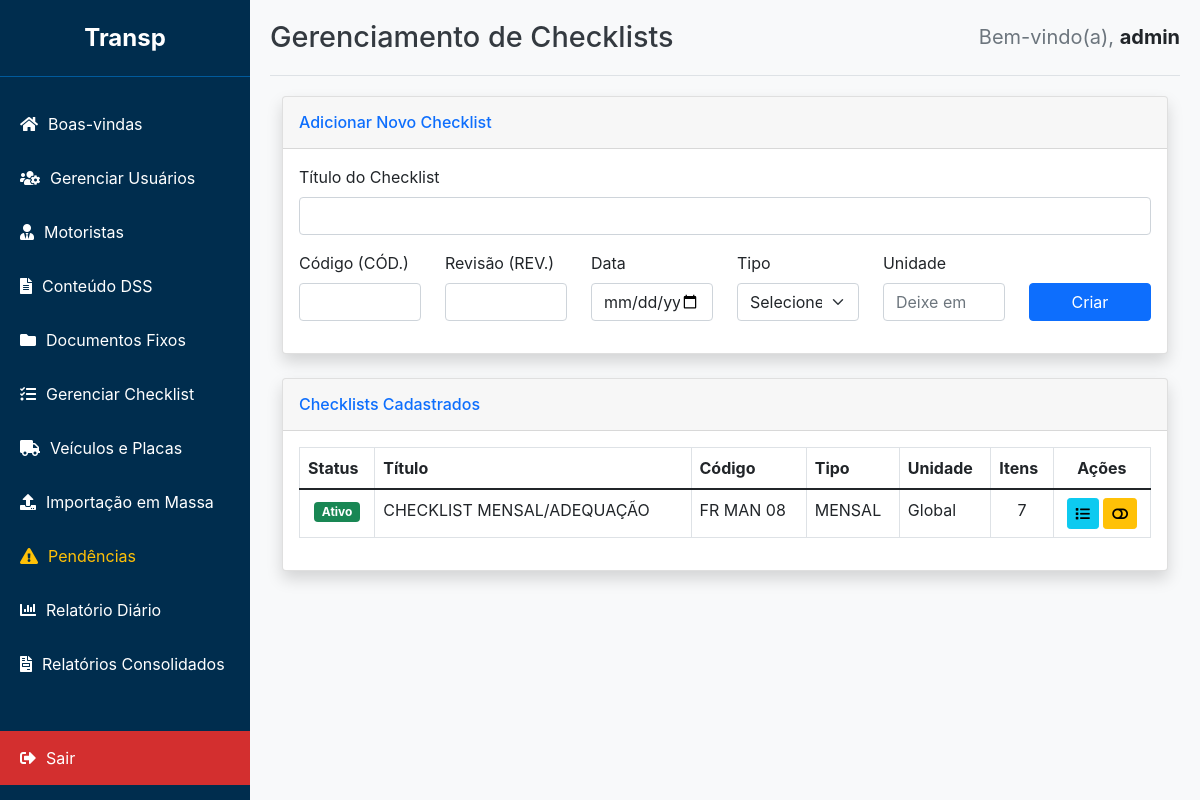
The page /admin/checklists (signed in) on the database its author committed.
### app/models.py (models this page shows)
class Checklist(db.Model):
    id = db.Column(db.Integer, primary_key=True)
    titulo = db.Column(db.String(200), nullable=False)
    unidade = db.Column(db.String(100), nullable=True)
    tipo = db.Column(db.String(50), nullable=False)
    codigo = db.Column(db.String(50), nullable=False)
    revisao = db.Column(db.String(20), nullable=False)
    data = db.Column(db.Date, nullable=False)
    ativo = db.Column(db.Boolean, default=True, nullable=False)
    itens = db.relationship('ChecklistItem', backref='checklist', lazy='dynamic', cascade="all, delete-orphan")
    preenchimentos = db.relationship('ChecklistPreenchido', backref='checklist', lazy=True, cascade="all, delete-orphan")

### app/routes.py (the view)
@admin_bp.route('/checklists')
@login_required()
def checklists():
    user_role = session.get('role')
    user_unidade = session.get('unidade')
    query = Checklist.query
    if user_role != 'admin':
        query = query.filter(or_(
            Checklist.unidade == user_unidade,
            Checklist.unidade == None  # Permite ver checklists globais
        ))
    lista_checklists = query.order_by(Checklist.ativo.desc(), Checklist.codigo).all()
    unidades_disponiveis = []
    if user_role == 'admin':
        unidades_disponiveis = db.session.query(Motorista.unidade).distinct().all()
        unidades_disponiveis = sorted([u[0] for u in unidades_disponiveis if u[0]])
    return render_template(
        'checklists.html',
        checklists=lista_checklists,
        unidades_disponiveis=unidades_disponiveis
    )

### app/routes.py (called while the page is built)
def login_required(required_role=["admin", "master", "comum"]):
    def decorator(f):
        @wraps(f)
        def decorated_function(*args, **kwargs):
            if 'user_id' not in session:
                flash('Por favor, faça login para acessar esta página.', 'warning')
                return redirect(url_for('admin.login'))
            user_role = session.get('role')
            if user_role not in required_role:
                flash('Você não tem permissão para acessar esta página.', 'danger')
                return redirect(url_for('admin.dashboard'))
            return f(*args, **kwargs)
        return decorated_function
    return decorator

### app/templates/checklists.html (shortened to what this page needs)
{% extends "base_adm.html" %}
{% block header %}Gerenciamento de Checklists{% endblock %}
{% block content %}
<div class="container-fluid">
    <div class="card shadow mb-4">
        <div class="card-header py-3">
            <h6 class="m-0 font-weight-bold text-primary">Adicionar Novo Checklist</h6>
        </div>
        <div class="card-body">
            <form action="{{ url_for('admin.add_checklist') }}" method="POST">
                <div class="row">
                    <div class="col-md-12 mb-3">
                        <label for="titulo" class="form-label">Título do Checklist</label>
                        <input type="text" class="form-control" id="titulo" name="titulo" required>
                    </div>
                </div>
                <div class="row align-items-end">
                    <div class="col-md-2 mb-3">
                        <label for="codigo" class="form-label">Código (CÓD.)</label>
                        <input type="text" class="form-control" id="codigo" name="codigo" required>
                    </div>
                    <div class="col-md-2 mb-3">
                        <label for="revisao" class="form-label">Revisão (REV.)</label>
                        <input type="text" class="form-control" id="revisao" name="revisao" required>
                    </div>
                    <div class="col-md-2 mb-3">
                        <label for="data" class="form-label">Data</label>
                        <input type="date" class="form-control" id="data" name="data" required>
                    </div>
                    <div class="col-md-2 mb-3">
                        <label for="tipo" class="form-label">Tipo</label>
                        <select class="form-select" id="tipo" name="tipo" required>
                            <option value="" disabled selected>Selecione...</option>
                        </select>
                    </div>
                    <div class="col-md-2 mb-3">
                        <label for="unidade" class="form-label">Unidade</label>
                        {% if session.role == 'admin' %}
                            <input type="text" class="form-control" id="unidade" name="unidade" list="unidades_list" placeholder="Deixe em branco para Global">
                        {% else %}
                            <input type="text" class="form-control" id="unidade" name="unidade" value="{{ session.unidade }}" readonly required>
                        {% endif %}
                    </div>
                    <div class="col-md-2 mb-3">
                        <button type="submit" class="btn btn-primary w-100">Criar</button>
                    </div>
                </div>
            </form>
        </div>
    </div>
    <div class="card shadow mb-4">
        <div class="card-header py-3">
            <h6 class="m-0 font-weight-bold text-primary">Checklists Cadastrados</h6>
        </div>
        <div class="card-body">
            <div class="table-responsive">
                <table class="table table-bordered table-hover" id="dataTable" width="100%" cellspacing="0">
                    <thead>
                        <tr>
                            <th>Status</th>
                            <th>Título</th>
                            <th>Código</th>
                            <th>Tipo</th>
                            <th>Unidade</th>
                            <th>Itens</th>
                            <th class="text-center">Ações</th>
                        </tr>
                    </thead>
                    <tbody>
                        {% for cl in checklists %}
                        <tr class="{% if not cl.ativo %}table-secondary text-muted{% endif %}">
                            <td class="text-center">
                                {% if cl.ativo %}
                                    <span class="badge bg-success">Ativo</span>
                                {% else %}
                                    <span class="badge bg-danger">Inativo</span>
                                {% endif %}
                            </td>
                            <td>{{ cl.titulo }}</td>
                            <td>{{ cl.codigo }}</td>
                            <td>{{ cl.tipo }}</td>
                            <td>{{ cl.unidade or 'Global' }}</td>
                            <td class="text-center">{{ cl.itens.count() }}</td>
                            <td class="text-center">
                                <a href="{{ url_for('admin.checklist_detalhe', checklist_id=cl.id) }}" class="btn btn-info btn-sm" title="Editar Itens">
                                    <i class="fas fa-list"></i>
                                </a>
                                <button type="button" class="btn btn-sm {% if cl.ativo %}btn-warning{% else %}btn-success{% endif %}" data-bs-toggle="modal" data-bs-target="#toggleStatusModal-{{ cl.id }}" title="{% if cl.ativo %}Desativar{% else %}Reativar{% endif %}">
                                    <i class="fas {% if cl.ativo %}fa-toggle-off{% else %}fa-toggle-on{% endif %}"></i>
                                </button>
                            </td>
                        </tr>
                        {% endfor %}
                    </tbody>
                </table>
            </div>
        </div>
    </div>
</div>
{% endblock %}

### app/templates/base_adm.html (style rules this page uses)
:root { --sidebar-width: 250px; --header-height: 60px; --primary-blue: #002D4E; --light-blue: #005A9C; --logout-red: #d32f2f; --logout-red-hover: #c62828; --flash-success: #d4edda; --flash-success-text: #155724; --flash-error: #f8d7da; --flash-error-text: #721c24; --flash-info: #cce5ff; --flash-info-text: #004085; }
body { font-family: -apple-system, BlinkMacSystemFont, "Segoe UI", Roboto, "Helvetica Neue", Arial, sans-serif; margin: 0; background-color: #f8f9fa; }

### rows shown on the page
Checklist: ativo "Ativo", titulo "CHECKLIST MENSAL/ADEQUAÇÃO", codigo "FR MAN 08", tipo "MENSAL", unidade "Global", itens.count "7"

### other values the page prints
{{ session.admin_user }} "admin"
